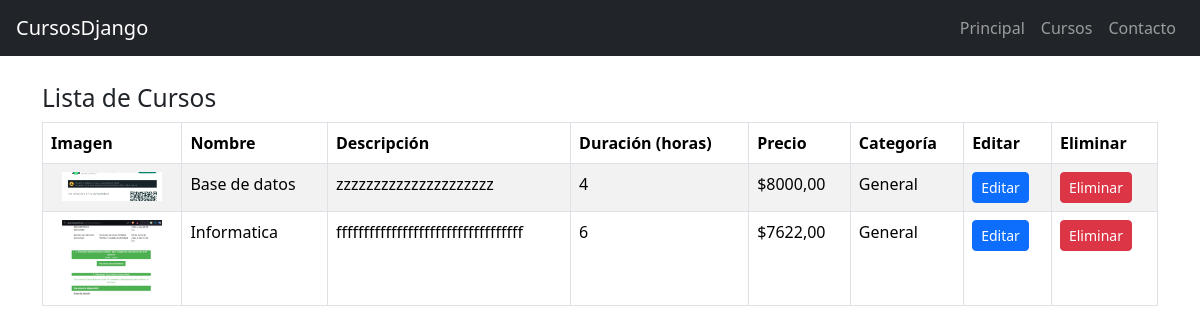
The app's page /cursos/, older data.
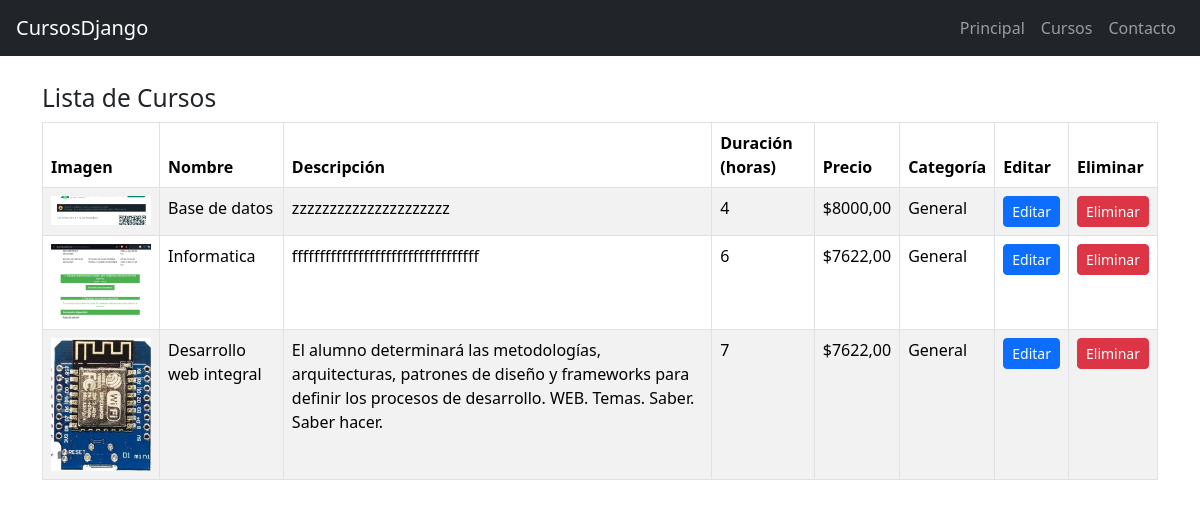
The same page, newer data.
### cursos/models.py (models this page shows, shortened)
class Curso(models.Model):
    nombre = models.CharField("Nombre del Curso", max_length=100)
    descripcion = models.TextField("Descripción", blank=True, null=True)
    duracion_horas = models.PositiveIntegerField("Duración (horas)")
    precio = models.DecimalField("Precio", max_digits=8, decimal_places=2)
    activo = models.BooleanField("Curso activo", default=True)
    categoria = models.CharField("Categoría", max_length=50, default="General")
    imagen = models.ImageField("Imagen", upload_to="cursos/", blank=True, null=True)
    fecha_creacion = models.DateTimeField("Fecha de creación", auto_now_add=True)

### cursos/views.py (the view)
# urls.py: path('cursos/', cursos_views.lista_cursos, name="cursos"),
def lista_cursos(request):
    cursos = Curso.objects.all()
    return render(request, 'cursos/lista_cursos.html', {'cursos': cursos})

### cursos/templates/cursos/lista_cursos.html
{% extends "inicio/encabezado.html" %}
{% block contenido %}
<div class="page-content">
    <div class="page-header">
        <div class="page-title">
            <h3>
                <small>Lista de Cursos</small>
            </h3>
        </div>
    </div>
    <table class="table table-bordered table-striped">
    <thead>
        <tr>
            <th>Imagen</th>
            <th>Nombre</th>
            <th>Descripción</th>
            <th>Duración (horas)</th>
            <th>Precio</th>
            <th>Categoría</th>
            <th>Editar</th>
            <th>Eliminar</th>
        </tr>
    </thead>
    <tbody>
        {% for curso in cursos %}
        <tr>
            <td class="text-center">
                {% if curso.imagen %}
                    <img src="{{ curso.imagen.url }}" alt="{{ curso.nombre }}" style="max-width: 100px;">
                {% else %}
                    Sin imagen
                {% endif %}
            </td>
            <td>{{ curso.nombre }}</td>
            <td>{{ curso.descripcion|default:"-" }}</td>
            <td>{{ curso.duracion_horas }}</td>
            <td>${{ curso.precio }}</td>
            <td>{{ curso.categoria }}</td>
            <td>
                <a href="{% url 'editar_curso' curso.pk %}" class="btn btn-sm btn-primary">Editar</a>
            </td>
            <td>
                <a href="{% url 'eliminar_curso' curso.pk %}" class="btn btn-sm btn-danger">Eliminar</a>
            </td>
        </tr>
        {% empty %}
        <tr>
            <td colspan="8">No hay cursos disponibles.</td>
        </tr>
        {% endfor %}
    </tbody>
</table>
</div>
{% endblock %}

### inicio/templates/inicio/encabezado.html (shortened to what this page needs)
<!DOCTYPE html>
<html lang="es">
<head>
    {% load static %}
    <link href="https://cdn.jsdelivr.net/npm/bootstrap@5.3.2/dist/css/bootstrap.min.css" rel="stylesheet">
</head>
<body>
    <nav class="navbar navbar-expand-lg navbar-dark bg-dark px-3">
        <a class="navbar-brand" href="{% url 'principal' %}">CursosDjango</a>
        <ul class="navbar-nav ms-auto">
            <li class="nav-item"><a class="nav-link" href="{% url 'principal' %}">Principal</a></li>
            <li class="nav-item"><a class="nav-link" href="{% url 'cursos' %}">Cursos</a></li>
            <li class="nav-item"><a class="nav-link" href="{% url 'contacto' %}">Contacto</a></li>
        </ul>
    </nav>
    <div class="container mt-4">
        {% block contenido %}{% endblock %}
    </div>
</body>
</html>

Row changes from the older to the newer data that the page shows:
added Curso: imagen (picture), nombre "Desarrollo web integral", descripcion "El alumno determinará las metodologías, arquitecturas, patrones de diseño y frameworks para definir los procesos de desarrollo. WEB. Temas. Saber. Saber hacer.", duracion_horas "7", precio "7622,00", categoria "General"
